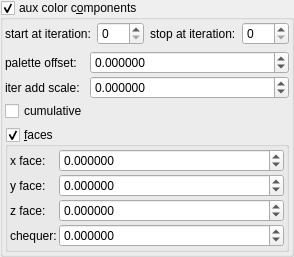
    <widget class="MyGroupBox" name="groupCheck_fold_color_aux_color_enabled_false">
     <property name="title">
      <string>aux color c&amp;omponents</string>
     </property>
     <property name="checkable">
      <bool>true</bool>
     </property>
     <layout class="QVBoxLayout" name="verticalLayout_12">
      <property name="leftMargin">
       <number>2</number>
      </property>
      <property name="topMargin">
       <number>2</number>
      </property>
      <property name="rightMargin">
       <number>2</number>
      </property>
      <property name="bottomMargin">
       <number>2</number>
      </property>
      <item>
       <layout class="QHBoxLayout" name="horizontalLayout_21" stretch="0,1,0,1">
        <item>
         <widget class="QLabel" name="label_102">
          <property name="text">
           <string>start at iteration:</string>
          </property>
         </widget>
        </item>
        <item>
         <widget class="MySpinBox" name="spinboxInt_fold_color_start_iterations_A">
          <property name="sizePolicy">
           <sizepolicy hsizetype="Minimum" vsizetype="Maximum">
            <horstretch>0</horstretch>
            <verstretch>0</verstretch>
           </sizepolicy>
          </property>
          <property name="minimum">
           <number>0</number>
          </property>
          <property name="maximum">
           <number>999</number>
          </property>
          <property name="value">
           <number>0</number>
          </property>
         </widget>
        </item>
        <item>
         <widget class="QLabel" name="label_74">
          <property name="text">
           <string>stop at iteration:</string>
          </property>
         </widget>
        </item>
        <item>
         <widget class="MySpinBox" name="spinboxInt_fold_color_stop_iterations_A">
          <property name="sizePolicy">
           <sizepolicy hsizetype="Preferred" vsizetype="Maximum">
            <horstretch>0</horstretch>
            <verstretch>0</verstretch>
           </sizepolicy>
          </property>
          <property name="maximum">
           <number>999</number>
          </property>
         </widget>
        </item>
       </layout>
      </item>
      <item>
       <layout class="QGridLayout" name="gridLayout_24" columnstretch="0,1">
        <property name="spacing">
         <number>2</number>
        </property>
        <item row="1" column="0">
         <widget class="QLabel" name="label_188">
          <property name="text">
           <string>iter add scale:</string>
          </property>
         </widget>
        </item>
        <item row="0" column="0">
         <widget class="QLabel" name="label_189">
          <property name="text">
           <string>palette offset:</string>
          </property>
         </widget>
        </item>
        <item row="2" column="0">
         <widget class="MyCheckBox" name="checkBox_fold_color_aux_color_enabledB_false">
          <property name="text">
           <string notr="true">cumulative</string>
          </property>
         </widget>
        </item>
        <item row="0" column="1">
         <widget class="MyDoubleSpinBox" name="spinbox4_fold_color_difs_0000_x">
          <property name="sizePolicy">
           <sizepolicy hsizetype="Minimum" vsizetype="Maximum">
            <horstretch>0</horstretch>
            <verstretch>0</verstretch>
           </sizepolicy>
          </property>
          <property name="prefix">
           <string/>
          </property>
          <property name="suffix">
           <string/>
          </property>
          <property name="decimals">
           <number>6</number>
          </property>
          <property name="minimum">
           <double>-100.000000000000000</double>
          </property>
          <property name="maximum">
           <double>100.000000000000000</double>
          </property>
          <property name="singleStep">
           <double>0.100000000000000</double>
          </property>
         </widget>
        </item>
        <item row="1" column="1">
         <widget class="MyDoubleSpinBox" name="spinbox_fold_color_difs0">
          <property name="sizePolicy">
           <sizepolicy hsizetype="Minimum" vsizetype="Maximum">
            <horstretch>0</horstretch>
            <verstretch>0</verstretch>
           </sizepolicy>
          </property>
          <property name="prefix">
           <string/>
          </property>
          <property name="suffix">
           <string/>
          </property>
          <property name="decimals">
           <number>6</number>
          </property>
          <property name="minimum">
           <double>-100.000000000000000</double>
          </property>
          <property name="maximum">
           <double>100.000000000000000</double>
          </property>
          <property name="singleStep">
           <double>0.100000000000000</double>
          </property>
         </widget>
        </item>
       </layout>
      </item>
      <item>
       <widget class="MyGroupBox" name="groupCheck_fold_color_aux_color_enabledA_false">
        <property name="title">
         <string>&amp;faces</string>
        </property>
        <property name="checkable">
         <bool>true</bool>
        </property>
        <layout class="QVBoxLayout" name="verticalLayout_15" stretch="0">
         <property name="spacing">
          <number>2</number>
         </property>
         <property name="leftMargin">
          <number>2</number>
         </property>
         <property name="topMargin">
          <number>2</number>
         </property>
         <property name="rightMargin">
          <number>2</number>
         </property>
         <property name="bottomMargin">
          <number>2</number>
         </property>
         <item>
          <layout class="QGridLayout" name="gridLayout_6" columnstretch="0,1">
           <property name="spacing">
            <number>2</number>
           </property>
           <item row="1" column="1">
            <widget class="MyDoubleSpinBox" name="spinbox4_fold_color_difs_0000_z">
             <property name="sizePolicy">
              <sizepolicy hsizetype="Minimum" vsizetype="Maximum">
               <horstretch>0</horstretch>
               <verstretch>0</verstretch>
              </sizepolicy>
             </property>
             <property name="prefix">
              <string/>
             </property>
             <property name="suffix">
              <string/>
             </property>
             <property name="decimals">
              <number>6</number>
             </property>
             <property name="minimum">
              <double>-100.000000000000000</double>
             </property>
             <property name="maximum">
              <double>100.000000000000000</double>
             </property>
             <property name="singleStep">
              <double>0.100000000000000</double>
             </property>
            </widget>
           </item>
           <item row="3" column="0">
            <widget class="QLabel" name="label_179">
             <property name="text">
              <string>chequer:</string>
             </property>
            </widget>
           </item>
           <item row="0" column="0">
            <widget class="QLabel" name="label_289">
             <property name="text">
              <string>x face:</string>
             </property>
            </widget>
           </item>
           <item row="0" column="1">
            <widget class="MyDoubleSpinBox" name="spinbox4_fold_color_difs_0000_y">
             <property name="sizePolicy">
              <sizepolicy hsizetype="Minimum" vsizetype="Maximum">
               <horstretch>0</horstretch>
               <verstretch>0</verstretch>
              </sizepolicy>
             </property>
             <property name="prefix">
              <string/>
             </property>
             <property name="suffix">
              <string/>
             </property>
             <property name="decimals">
              <number>6</number>
             </property>
             <property name="minimum">
              <double>-100.000000000000000</double>
             </property>
             <property name="maximum">
              <double>100.000000000000000</double>
             </property>
             <property name="singleStep">
              <double>0.100000000000000</double>
             </property>
            </widget>
           </item>
           <item row="1" column="0">
            <widget class="QLabel" name="label_178">
             <property name="text">
              <string>y face:</string>
             </property>
            </widget>
           </item>
           <item row="2" column="1">
            <widget class="MyDoubleSpinBox" name="spinbox4_fold_color_difs_0000_w">
             <property name="sizePolicy">
              <sizepolicy hsizetype="Minimum" vsizetype="Maximum">
               <horstretch>0</horstretch>
               <verstretch>0</verstretch>
              </sizepolicy>
             </property>
             <property name="prefix">
              <string/>
             </property>
             <property name="suffix">
              <string/>
             </property>
             <property name="decimals">
              <number>6</number>
             </property>
             <property name="minimum">
              <double>-100.000000000000000</double>
             </property>
             <property name="maximum">
              <double>100.000000000000000</double>
             </property>
             <property name="singleStep">
              <double>0.100000000000000</double>
             </property>
            </widget>
           </item>
           <item row="2" column="0">
            <widget class="QLabel" name="label_180">
             <property name="text">
              <string>z face:</string>
             </property>
            </widget>
           </item>
           <item row="3" column="1">
            <widget class="MyDoubleSpinBox" name="spinbox_transf_offset_0">
             <property name="sizePolicy">
              <sizepolicy hsizetype="Minimum" vsizetype="Maximum">
               <horstretch>0</horstretch>
               <verstretch>0</verstretch>
              </sizepolicy>
             </property>
             <property name="prefix">
              <string/>
             </property>
             <property name="suffix">
              <string/>
             </property>
             <property name="decimals">
              <number>6</number>
             </property>
             <property name="minimum">
              <double>-99.999899999999997</double>
             </property>
             <property name="maximum">
              <double>99.999899999999997</double>
             </property>
             <property name="singleStep">
              <double>0.100000000000000</double>
             </property>
            </widget>
           </item>
          </layout>
         </item>
        </layout>
       </widget>
      </item>
     </layout>
    </widget>
